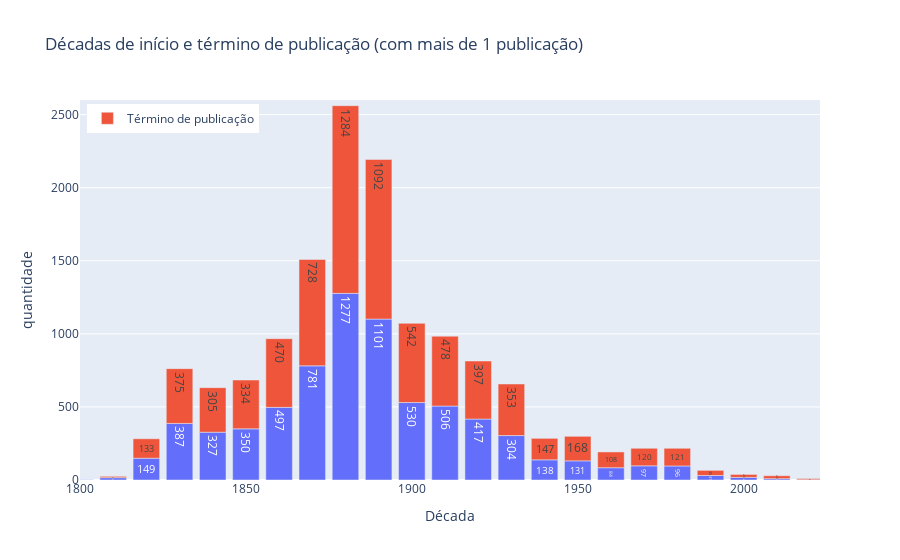

Notebook code for this chart:
### Code cell
# criar um gráfico de barras com os dados de década de início e término de publicação
fig7 = px.bar(df_bdecade, x='Década', y='quantidade', title='Décadas de início e término de publicação (com mais de 1 publicação)')
# adcionar texto nas barras
fig7.update_traces(texttemplate='%{y}', textposition='inside')
# adicionar df_edecade ao gráfico
fig7.add_bar(x=df_edecade['Década'], y=df_edecade['quantidade'], name='Término de publicação')
# adcionar texto nas barras de df_edecade
fig7.update_traces(texttemplate='%{y}', textposition='inside')
# limitar décadas no eixo x
fig7.update_xaxes(range=[1800, 2023])
# limitar eixo y entre 0 e 200
fig7.update_yaxes(range=[0, 2600])
# mostrar legenda para df_bdecade
fig7.update_layout(legend=dict(yanchor="top", y=0.99, xanchor="left", x=0.01))
fig7.show()
# salvar gráfico
fig7.write_image('./charts/fig7.png')

### Figure 1 — Plotly figure (JSON) as saved in the notebook; plotly's stock layout.template omitted (floating-point values rounded to 4 significant figures)
{"data": [{"alignmentgroup": "True", "hovertemplate": "Década=%{x}<br>quantidade=%{y}<extra></extra>", "legendgroup": "", "marker": {"color": "#636efa", "pattern": {"shape": ""}}, "name": "", "offsetgroup": "", "orientation": "v", "showlegend": false, "textposition": "inside", "texttemplate": "%{y}", "type": "bar", "x": [1520, 1690, 1740, 1760, 1800, 1810, 1820, 1830, 1840, 1850, 1860, 1870, 1880, 1890, 1900, 1910, 1920, 1930, 1940, 1950, 1960, 1970, 1980, 1990, 2000, 2010, 2020], "xaxis": "x", "y": [1, 1, 1, 1, 2, 16, 149, 387, 327, 350, 497, 781, 1277, 1101, 530, 506, 417, 304, 138, 131, 84, 97, 96, 31, 18, 9, 2], "yaxis": "y"}, {"name": "Término de publicação", "textposition": "inside", "texttemplate": "%{y}", "type": "bar", "x": [1520, 1690, 1740, 1760, 1780, 1810, 1820, 1830, 1840, 1850, 1860, 1870, 1880, 1890, 1900, 1910, 1920, 1930, 1940, 1950, 1960, 1970, 1980, 1990, 2000, 2010, 2020], "y": [1, 1, 1, 1, 1, 9, 133, 375, 305, 334, 470, 728, 1284, 1092, 542, 478, 397, 353, 147, 168, 108, 120, 121, 35, 20, 20, 8]}], "layout": {"barmode": "relative", "legend": {"tracegroupgap": 0, "x": 0.01, "xanchor": "left", "y": 0.99, "yanchor": "top"}, "title": {"text": "Décadas de início e término de publicação (com mais de 1 publicação)"}, "xaxis": {"anchor": "y", "domain": [0, 1], "range": [1800, 2023], "title": {"text": "Década"}}, "yaxis": {"anchor": "x", "domain": [0, 1], "range": [0, 2600], "title": {"text": "quantidade"}}}}
